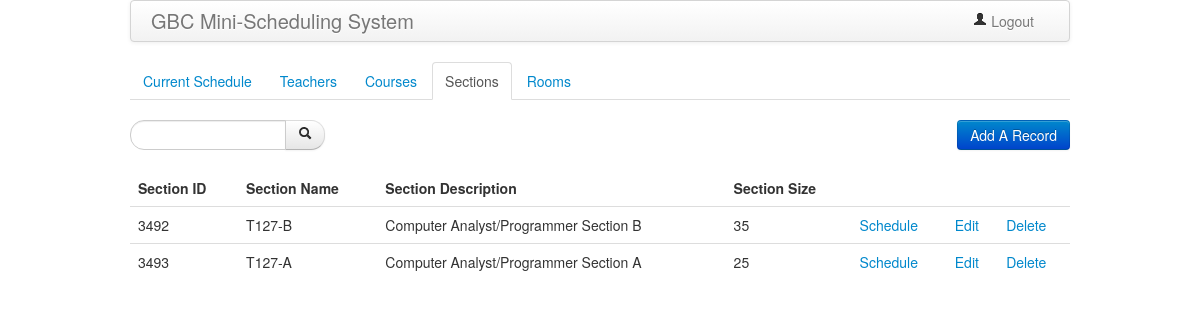
Page /sections.php (signed in) on the committed database.
### tables this page shows
CREATE TABLE `section_t` (
  `section_id` int(32) NOT NULL AUTO_INCREMENT,
  `section_name` varchar(45) DEFAULT NULL,
  `section_desc` text,
  `section_size` int(11) DEFAULT NULL,
  PRIMARY KEY (`section_id`)
);

### partials/_dbinfo.inc.php (called while the page is built, shortened)
<?php
function select($table, $params){
    if($params==='')
        $sql="SELECT * FROM " . $table;
    else
	   $sql="SELECT * FROM " . $table . " WHERE " . $params;
    $result=mysql_query($sql);
    return $result;
}
?>

### sections.php (the view, shortened to what this page needs)
<?php
include('partials/_dbinfo.inc.php');
?>
<!DOCTYPE html>
<html>
<head>
    <link href="css/bootstrap.min.css" rel="stylesheet" media="screen">
     </head>
<body>
<div class="container">
  <?php
  include "partials/_header.php";
  ?>
  <ul class="nav nav-tabs">
    <li >
      <a href="admin.php">Current Schedule</a>
    </li>
    <li ><a href="teachers.php">Teachers</a></li>
    <li ><a href="courses.php">Courses</a></li>
     <li class="active"><a href="sections.php">Sections</a></li>
    <li><a href="rooms.php">Rooms</a></li>
  </ul>
  <?php include "partials/_search_table.php";  ?>
  <a href="add.php?section"><button class="pull-right btn btn-primary">Add A Record</button></a>
  <?php
    $result = select("section_t","");
    $count=mysql_num_rows($result);
  ?>
  <table class="table table-hover">
    <thead>
      <tr>
        <th> Section ID  </th>
        <th> Section Name  </th>
        <th> Section Description  </th>
        <th> Section Size  </th>
      </tr>
    </thead>
    <tbody class="searchable">
    <?php
      $i=0;
      while ($i < $count) {
        $id=mysql_result($result,$i,"section_id");
        $name=mysql_result($result,$i,"section_name");
        $desc=mysql_result($result,$i,"section_desc");
        $size=mysql_result($result,$i,"section_size");
    ?>
    <tr>
    <td> <?php echo $id; ?>  </td>
    <td> <?php echo $name; ?>  </td>
    <td> <?php echo $desc; ?>  </td>
    <td> <?php echo $size; ?>  </td>
    <td> <a href="admin.php?section=<?php echo $id ?>">Schedule</a></td>
    <td> <a href="#" class="details-click" data-detail-id="<?php echo $id ?>">Edit</a></td>
    <td> <a href="#" class="delete-click" data-detail-id="<?php echo $id ?>">Delete</a> </td>
    </tr>
    <?php
        $i++;
      }
    ?>
    </tbody>
  </table>
</div>
</body>
</html>

### rows in the picture
section_t: section_id "3492", section_name "T127-B", section_desc "Computer Analyst/Programmer Section B", section_size "35"
section_t: section_id "3493", section_name "T127-A", section_desc "Computer Analyst/Programmer Section A", section_size "25"
